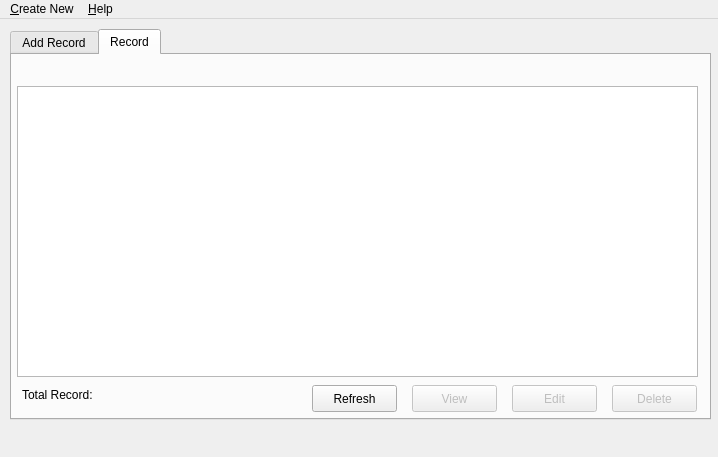
<?xml version="1.0" encoding="UTF-8"?>
<ui version="4.0">
 <class>MainWindow</class>
 <widget class="QMainWindow" name="MainWindow">
  <property name="geometry">
   <rect>
    <x>0</x>
    <y>0</y>
    <width>718</width>
    <height>457</height>
   </rect>
  </property>
  <property name="windowTitle">
   <string>Staff Leave Management System</string>
  </property>
  <widget class="QWidget" name="centralWidget">
   <widget class="QTabWidget" name="tabWidget">
    <property name="geometry">
     <rect>
      <x>10</x>
      <y>10</y>
      <width>701</width>
      <height>391</height>
     </rect>
    </property>
    <property name="currentIndex">
     <number>1</number>
    </property>
    <widget class="QWidget" name="tab">
     <attribute name="title">
      <string>Add Record</string>
     </attribute>
     <widget class="QLineEdit" name="txt_name">
      <property name="enabled">
       <bool>true</bool>
      </property>
      <property name="geometry">
       <rect>
        <x>60</x>
        <y>40</y>
        <width>191</width>
        <height>27</height>
       </rect>
      </property>
      <property name="readOnly">
       <bool>true</bool>
      </property>
     </widget>
     <widget class="QSpinBox" name="txt_day_num_box">
      <property name="enabled">
       <bool>false</bool>
      </property>
      <property name="geometry">
       <rect>
        <x>480</x>
        <y>50</y>
        <width>61</width>
        <height>28</height>
       </rect>
      </property>
      <property name="minimum">
       <number>0</number>
      </property>
      <property name="maximum">
       <number>1095</number>
      </property>
      <property name="value">
       <number>0</number>
      </property>
     </widget>
     <widget class="QLabel" name="lbl_leave_on">
      <property name="enabled">
       <bool>false</bool>
      </property>
      <property name="geometry">
       <rect>
        <x>410</x>
        <y>10</y>
        <width>63</width>
        <height>19</height>
       </rect>
      </property>
      <property name="text">
       <string>Leave On</string>
      </property>
     </widget>
     <widget class="QLabel" name="label_2">
      <property name="geometry">
       <rect>
        <x>10</x>
        <y>40</y>
        <width>41</width>
        <height>19</height>
       </rect>
      </property>
      <property name="text">
       <string>Name</string>
      </property>
     </widget>
     <widget class="QDateTimeEdit" name="txt_leave_datetime_box">
      <property name="enabled">
       <bool>false</bool>
      </property>
      <property name="geometry">
       <rect>
        <x>480</x>
        <y>10</y>
        <width>194</width>
        <height>28</height>
       </rect>
      </property>
      <property name="minimumDate">
       <date>
        <year>2018</year>
        <month>8</month>
        <day>9</day>
       </date>
      </property>
     </widget>
     <widget class="QLineEdit" name="txt_id">
      <property name="geometry">
       <rect>
        <x>60</x>
        <y>10</y>
        <width>191</width>
        <height>27</height>
       </rect>
      </property>
     </widget>
     <widget class="QLabel" name="label">
      <property name="geometry">
       <rect>
        <x>30</x>
        <y>10</y>
        <width>21</width>
        <height>19</height>
       </rect>
      </property>
      <property name="text">
       <string>ID</string>
      </property>
     </widget>
     <widget class="QPlainTextEdit" name="txt_remark">
      <property name="enabled">
       <bool>false</bool>
      </property>
      <property name="geometry">
       <rect>
        <x>20</x>
        <y>110</y>
        <width>341</width>
        <height>211</height>
       </rect>
      </property>
     </widget>
     <widget class="QLabel" name="lbl_remark">
      <property name="enabled">
       <bool>false</bool>
      </property>
      <property name="geometry">
       <rect>
        <x>20</x>
        <y>90</y>
        <width>63</width>
        <height>19</height>
       </rect>
      </property>
      <property name="text">
       <string>Remark</string>
      </property>
     </widget>
     <widget class="QPushButton" name="btn_clear">
      <property name="geometry">
       <rect>
        <x>400</x>
        <y>180</y>
        <width>85</width>
        <height>27</height>
       </rect>
      </property>
      <property name="text">
       <string>Clear All</string>
      </property>
     </widget>
     <widget class="QPushButton" name="btn_addrecord">
      <property name="enabled">
       <bool>false</bool>
      </property>
      <property name="geometry">
       <rect>
        <x>520</x>
        <y>180</y>
        <width>101</width>
        <height>27</height>
       </rect>
      </property>
      <property name="text">
       <string>Add Record</string>
      </property>
     </widget>
     <widget class="QPushButton" name="btn_check">
      <property name="geometry">
       <rect>
        <x>270</x>
        <y>10</y>
        <width>85</width>
        <height>27</height>
       </rect>
      </property>
      <property name="text">
       <string>Check</string>
      </property>
     </widget>
     <widget class="QRadioButton" name="rb_days">
      <property name="enabled">
       <bool>false</bool>
      </property>
      <property name="geometry">
       <rect>
        <x>390</x>
        <y>50</y>
        <width>61</width>
        <height>25</height>
       </rect>
      </property>
      <property name="text">
       <string>Day/s</string>
      </property>
      <property name="checked">
       <bool>true</bool>
      </property>
     </widget>
     <widget class="QRadioButton" name="rb_backon">
      <property name="enabled">
       <bool>false</bool>
      </property>
      <property name="geometry">
       <rect>
        <x>390</x>
        <y>90</y>
        <width>81</width>
        <height>25</height>
       </rect>
      </property>
      <property name="text">
       <string>Back On</string>
      </property>
     </widget>
     <widget class="QDateTimeEdit" name="txt_return_back_date_time">
      <property name="enabled">
       <bool>false</bool>
      </property>
      <property name="geometry">
       <rect>
        <x>480</x>
        <y>90</y>
        <width>194</width>
        <height>28</height>
       </rect>
      </property>
     </widget>
     <widget class="QLabel" name="lbl_total">
      <property name="enabled">
       <bool>false</bool>
      </property>
      <property name="geometry">
       <rect>
        <x>410</x>
        <y>130</y>
        <width>63</width>
        <height>19</height>
       </rect>
      </property>
      <property name="text">
       <string>Total</string>
      </property>
     </widget>
     <widget class="QLabel" name="lbl_total_count">
      <property name="enabled">
       <bool>false</bool>
      </property>
      <property name="geometry">
       <rect>
        <x>480</x>
        <y>130</y>
        <width>201</width>
        <height>19</height>
       </rect>
      </property>
      <property name="text">
       <string>1950 days 23 hours 59 mints</string>
      </property>
     </widget>
    </widget>
    <widget class="QWidget" name="tab_2">
     <attribute name="title">
      <string>Record</string>
     </attribute>
     <widget class="QTableWidget" name="table_data_view">
      <property name="geometry">
       <rect>
        <x>5</x>
        <y>31</y>
        <width>681</width>
        <height>291</height>
       </rect>
      </property>
      <property name="editTriggers">
       <set>QAbstractItemView::NoEditTriggers</set>
      </property>
      <property name="selectionMode">
       <enum>QAbstractItemView::SingleSelection</enum>
      </property>
      <property name="selectionBehavior">
       <enum>QAbstractItemView::SelectRows</enum>
      </property>
     </widget>
     <widget class="QPushButton" name="btn_refresh">
      <property name="geometry">
       <rect>
        <x>300</x>
        <y>330</y>
        <width>85</width>
        <height>27</height>
       </rect>
      </property>
      <property name="text">
       <string>Refresh</string>
      </property>
     </widget>
     <widget class="QPushButton" name="btn_edit">
      <property name="enabled">
       <bool>false</bool>
      </property>
      <property name="geometry">
       <rect>
        <x>500</x>
        <y>330</y>
        <width>85</width>
        <height>27</height>
       </rect>
      </property>
      <property name="text">
       <string>Edit</string>
      </property>
     </widget>
     <widget class="QPushButton" name="btn_del">
      <property name="enabled">
       <bool>false</bool>
      </property>
      <property name="geometry">
       <rect>
        <x>600</x>
        <y>330</y>
        <width>85</width>
        <height>27</height>
       </rect>
      </property>
      <property name="text">
       <string>Delete</string>
      </property>
     </widget>
     <widget class="QLabel" name="lbl_total_record">
      <property name="geometry">
       <rect>
        <x>10</x>
        <y>330</y>
        <width>281</width>
        <height>19</height>
       </rect>
      </property>
      <property name="text">
       <string>Total Record: </string>
      </property>
     </widget>
     <widget class="QPushButton" name="btn_view">
      <property name="enabled">
       <bool>false</bool>
      </property>
      <property name="geometry">
       <rect>
        <x>400</x>
        <y>330</y>
        <width>85</width>
        <height>27</height>
       </rect>
      </property>
      <property name="text">
       <string>View</string>
      </property>
     </widget>
    </widget>
   </widget>
  </widget>
  <widget class="QMenuBar" name="menuBar">
   <property name="geometry">
    <rect>
     <x>0</x>
     <y>0</y>
     <width>718</width>
     <height>24</height>
    </rect>
   </property>
   <widget class="QMenu" name="menuCe">
    <property name="title">
     <string>&amp;Create New</string>
    </property>
    <addaction name="menu_CreateNewEmployee"/>
   </widget>
   <widget class="QMenu" name="menuAbout">
    <property name="title">
     <string>&amp;Help</string>
    </property>
    <addaction name="actionHow_to_use"/>
    <addaction name="actionAbout_F12"/>
   </widget>
   <addaction name="menuCe"/>
   <addaction name="menuAbout"/>
  </widget>
  <action name="menu_CreateNewEmployee">
   <property name="text">
    <string>Create &amp;New Employee</string>
   </property>
   <property name="shortcut">
    <string>Ctrl+N</string>
   </property>
  </action>
  <action name="actionAbout_F12">
   <property name="text">
    <string>&amp;About</string>
   </property>
   <property name="shortcut">
    <string>F12</string>
   </property>
  </action>
  <action name="actionHow_to_use">
   <property name="text">
    <string>How to use</string>
   </property>
   <property name="shortcut">
    <string>F1</string>
   </property>
  </action>
 </widget>
 <layoutdefault spacing="6" margin="11"/>
 <resources/>
 <connections/>
</ui>
